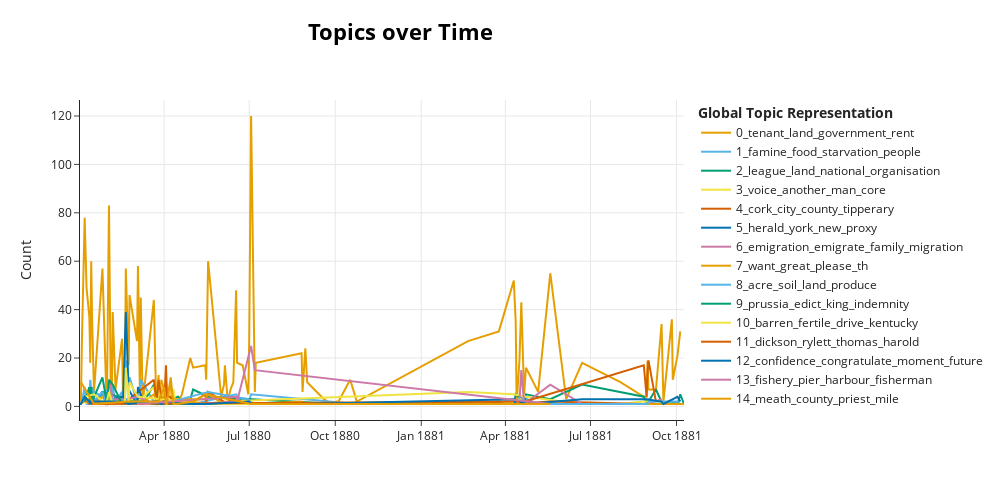

Here is the notebook cell this chart was saved with:
### Markdown cell above
Having performed performed various manipulations on the sentences, we can further narrow the data by time period to see how this affects the topics visualised over time.

### Code cell
#use function to restrict dataframe to a date window
df_80_81 = dataframe_date_window(df_drop, '1880-01-01', '1881-12-31')
#use function to get visualisation of topics for the date window with lemmatized text, stopwords, repetition removed
df_80_81_vis_obj = bertopic_time(df_80_81, topic_model)
df_80_81_vis = df_80_81_vis_obj[0]
df_80_81_vis
